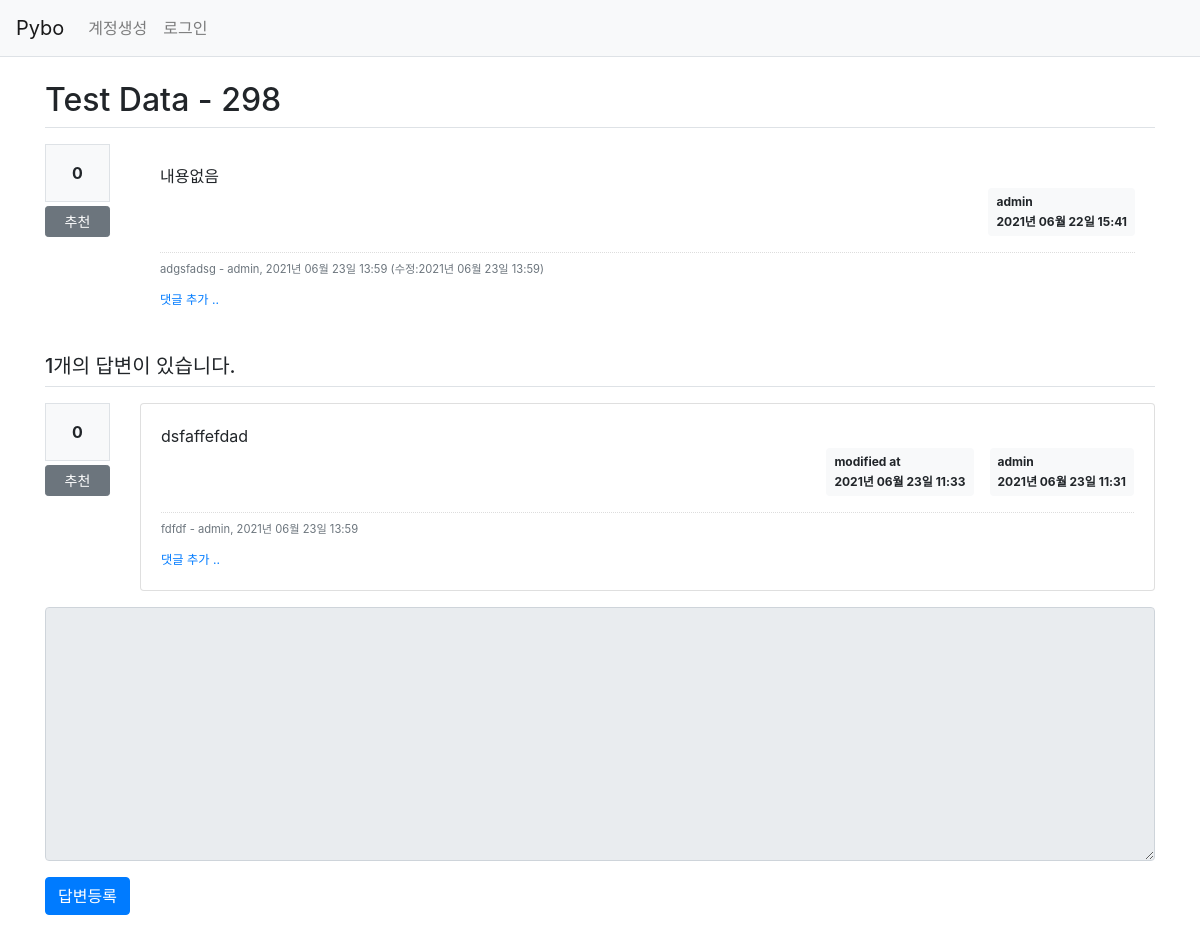
Before: /question/detail/302/ with the older database file.
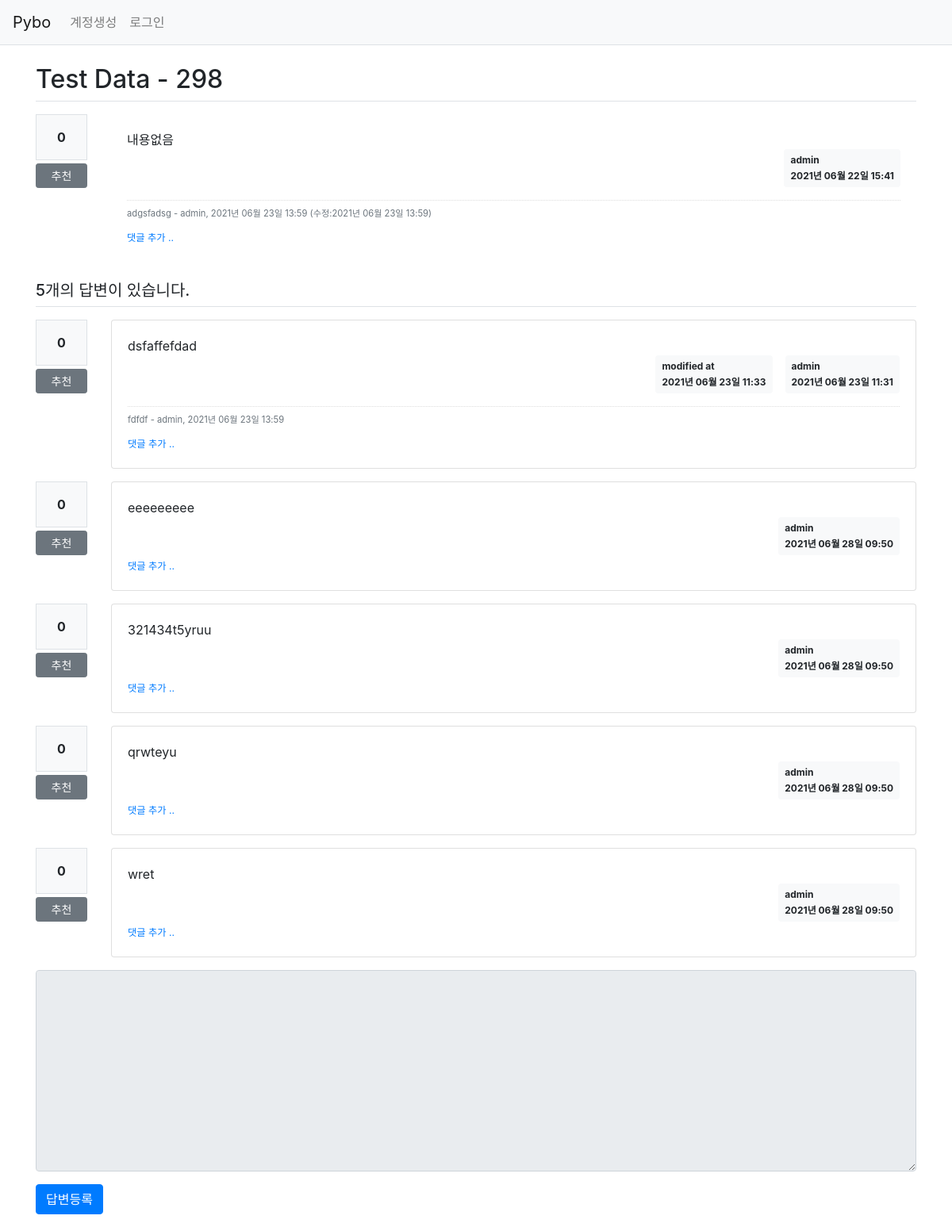
After: the same page with the newer database file.
### pybo/models.py (models this page shows)
class Question(db.Model):
    id = db.Column(db.Integer, primary_key=True)
    subject = db.Column(db.String(200), nullable=False)
    content = db.Column(db.Text(), nullable=False)
    create_date = db.Column(db.DateTime(), nullable=False)
    modify_date = db.Column(db.DateTime(), nullable=True)
    user_id = db.Column(db.Integer, db.ForeignKey('user.id', ondelete='CASCADE'), nullable=False)
    user = db.relationship('User', backref=db.backref('question_set'))
    voter = db.relationship('User', secondary=question_voter, backref=db.backref('question_voter_set'))

class User(db.Model):
    id = db.Column(db.Integer, primary_key=True)
    username = db.Column(db.String(150), unique=True, nullable=False)
    password = db.Column(db.String(200), nullable=False)
    email = db.Column(db.String(120), unique=True, nullable=False)

class Comment(db.Model):
    id = db.Column(db.Integer, primary_key=True)
    user_id = db.Column(db.Integer, db.ForeignKey('user.id', ondelete='CASCADE'), nullable=False)
    user = db.relationship('User', backref=db.backref('comment_set'))
    content = db.Column(db.Text(), nullable=False)
    create_date = db.Column(db.DateTime(), nullable=False)
    modify_date = db.Column(db.DateTime())
    question_id = db.Column(db.Integer, db.ForeignKey('question.id', ondelete='CASCADE'), nullable=True)
    question = db.relationship('Question', backref=db.backref('comment_set'))
    answer_id = db.Column(db.Integer, db.ForeignKey('answer.id', ondelete='CASCADE'), nullable=True)
    answer = db.relationship('Answer', backref=db.backref('comment_set'))

class Answer(db.Model):
    id = db.Column(db.Integer, primary_key=True)
    question_id = db.Column(db.Integer, db.ForeignKey('question.id', ondelete='CASCADE'))
    question = db.relationship('Question', backref=db.backref('answer_set'))
    content = db.Column(db.Text(), nullable=False)
    create_date = db.Column(db.DateTime(), nullable=False)
    modify_date = db.Column(db.DateTime(), nullable=True)
    user_id = db.Column(db.Integer, db.ForeignKey('user.id', ondelete='CASCADE'), nullable=False)
    user = db.relationship('User', backref=db.backref('answer_set'))
    voter = db.relationship('User', secondary=answer_voter, backref=db.backref('answer_voter_set'))

### pybo/views/question_views.py (the view)
@bp.route('/detail/<int:question_id>/')
def detail(question_id):
    form = AnswerForm()
    question = Question.query.get_or_404(question_id)
    return render_template('question/question_detail.html', question=question, form=form)

### pybo/forms.py
class AnswerForm(FlaskForm):
    content = TextAreaField('내용', validators=[DataRequired('내용을 입력하세요.')])

### pybo/filter.py (called while the page is built)
def format_datetime(value, fmt='%Y년 %m월 %d일 %H:%M'):
    return value.strftime(fmt)

### pybo/views/auth_views.py (called while the page is built)
@bp.before_app_request
def load_logged_in_user():
    user_id = session.get('user_id')
    if user_id is None:
        g.user = None
    else:
        g.user = User.query.get(user_id)

### pybo/templates/question/question_detail.html (shortened to what this page needs)
{% extends 'base.html' %}
{% block content %}
<div class="container my-3">
    <h2 class="border-bottom py-2">{{ question.subject }}</h2>
    <div class="row my-3">
        <div class="col-1">
            <div class="bg-light text-center p-3 border font-weight-bolder mb-1">{{ question.voter|length }}</div>
            <a href="#" data-uri="{{ url_for('vote.question', question_id=question.id) }}"
               class="recommend btn btn-sm btn-secondary btn-block my-1">추천</a>
        </div>
        <div class="col-11">
            <div class="card-body">
                <div class="card-text" style="white-space: pre-line;">{{ question.content }}</div>
                <div class="d-flex justify-content-end">
                    <div class="badge badge-light p-2 text-left">
                        <div class="mb-2">{{ question.user.username }}</div>
                        <div>{{ question.create_date|datetime }}</div>
                    </div>
                </div>
                {% if question.comment_set|length > 0 %}
                <div class="mt-3">
                {% for comment in question.comment_set %}
                    <div class="comment py-2 text-muted">
                        <span style="white-space: pre-line;">{{ comment.content }}</span>
                        <span>
                            - {{ comment.user.username }}, {{ comment.create_date|datetime }}
                            {% if comment.modify_date %}
                            (수정:{{ comment.modify_date|datetime }})
                            {% endif %}
                        </span>
                    </div>
                {% endfor %}
                </div>
                {% endif %}
                <div>
                    <a href="{{ url_for('comment.create_question', question_id=question.id) }}"
                       class="small"><small>댓글 추가 ..</small></a>
                </div>
            </div>
        </div>
    </div>
    <h5 class="border-bottom my-3 py-2">{{ question.answer_set|length }}개의 답변이 있습니다.</h5>
    {% for answer in question.answer_set %}
    <div class="row my-3">
        <div class="col-1">
            <div class="bg-light text-center p-3 border font-weight-bolder mb-1">{{ answer.voter|length }}</div>
            <a href="#" data-uri="{{ url_for('vote.answer', answer_id=answer.id) }}"
               class="recommend btn btn-sm btn-secondary btn-block my-1">추천</a>
        </div>
        <div class="col-11">
            <div class="card">
                <div class="card-body">
                    <div class="card-text" style="white-space: pre-line;">{{ answer.content }}</div>
                    <div class="d-flex justify-content-end">
                        {% if answer.modify_date %}
                        <div class="badge badge-light p-2 text-left mx-3">
                            <div class="mb-2">modified at</div>
                            <div>{{ answer.modify_date|datetime }}</div>
                        </div>
                        {% endif %}
                        <div class="badge badge-light p-2 text-left">
                            <div class="mb-2">{{ answer.user.username }}</div>
                            <div>{{ answer.create_date|datetime }}</div>
                        </div>
                    </div>
                    {% if answer.comment_set|length > 0 %}
                    <div class="mt-3">
                    {% for comment in answer.comment_set %}
                        <div class="comment py-2 text-muted">
                            <span style="white-space: pre-line;">{{ comment.content }}</span>
                            <span>
                                - {{ comment.user.username }}, {{ comment.create_date|datetime }}
                            </span>
                        </div>
                    {% endfor %}
                    </div>
                    {% endif %}
                    <div>
                        <a href="{{ url_for('comment.create_answer', answer_id=answer.id) }}"
                        class="small"><small>댓글 추가 ..</small></a>
                    </div>
                </div>
            </div>
        </div>
    </div>
    {% endfor %}
    <form action="{{ url_for('answer.create', question_id=question.id) }}" method="post" class="my-3">
        <div class="form-group">
            <textarea {% if not g.user %}disabled{% endif %}
                      name="content" id="content" class="form-control" rows="10"></textarea>
        </div>
        <input type="submit" value="답변등록" class="btn btn-primary">
    </form>
</div>
{% endblock %}

### pybo/templates/base.html (shortened to what this page needs)
<!DOCTYPE html>
<html lang="ko">
<head>
    <link rel="stylesheet" href="{{ url_for('static', filename='bootstrap.css') }}">
    <link rel="stylesheet" href="{{ url_for('static', filename='style.css') }}">
</head>
<body>
    {% include "navbar.html" %}
    {% block content %}
    {% endblock %}
</body>
</html>

### pybo/templates/navbar.html (shortened to what this page needs)
<nav class="navbar navbar-expand-lg navbar-light bg-light border-bottom">
    <a class="navbar-brand" href="{{ url_for('main.index') }}">Pybo</a>
    <div class="collapse navbar-collapse flex-grow-0" id="navbarNav">
        {% if g.user %}
        <ul class="navbar-nav">
            <li class="navbar-item">
                <a class="nav-link" href="{{ url_for('auth.logout') }}">{{ g.user.username }} (로그아웃)</a>
            </li>
        </ul>
        {% else %}
        <ul class="navbar-nav">
            <li class="nav-item">
                <a class="nav-link" href="{{ url_for('auth.signup') }}">계정생성</a>
            </li>
            <li class="nav-item">
                <a class="nav-link" href="{{ url_for('auth.login') }}">로그인</a>
            </li>
        </ul>
        {% endif %}
    </div>
</nav>

### pybo/static/style.css (style rules this page uses)
.comment { border-top:dotted 1px #ddd; font-size:0.7em; }

Changed rows visible on the page:
added Answer: voter|length "0", content "eeeeeeeee", user.username "admin", create_date "2021년 06월 28일 09:50"
added Answer: voter|length "0", content "321434t5yruu", user.username "admin", create_date "2021년 06월 28일 09:50"
added Answer: voter|length "0", content "qrwteyu", user.username "admin", create_date "2021년 06월 28일 09:50"
added Answer: voter|length "0", content "wret", user.username "admin", create_date "2021년 06월 28일 09:50"
Other visible differences:
{{ question.answer_set|length }}: "1" → "5"
